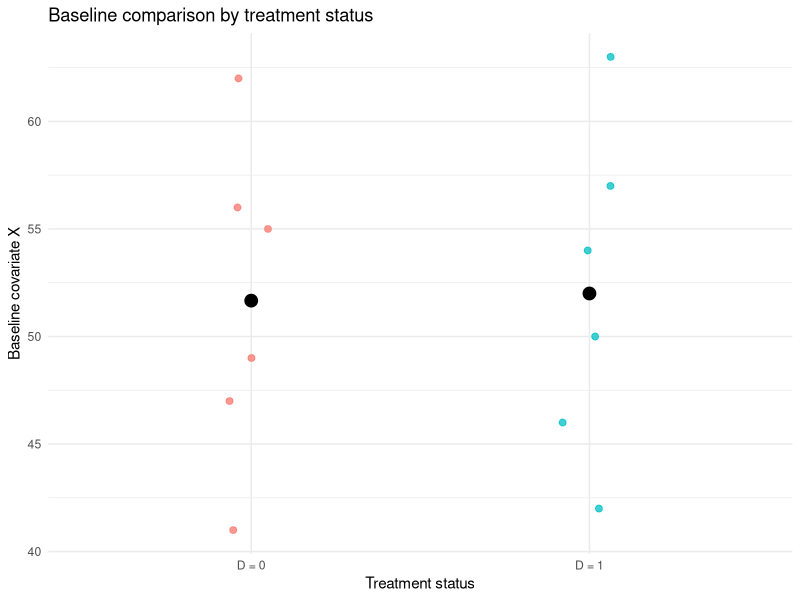
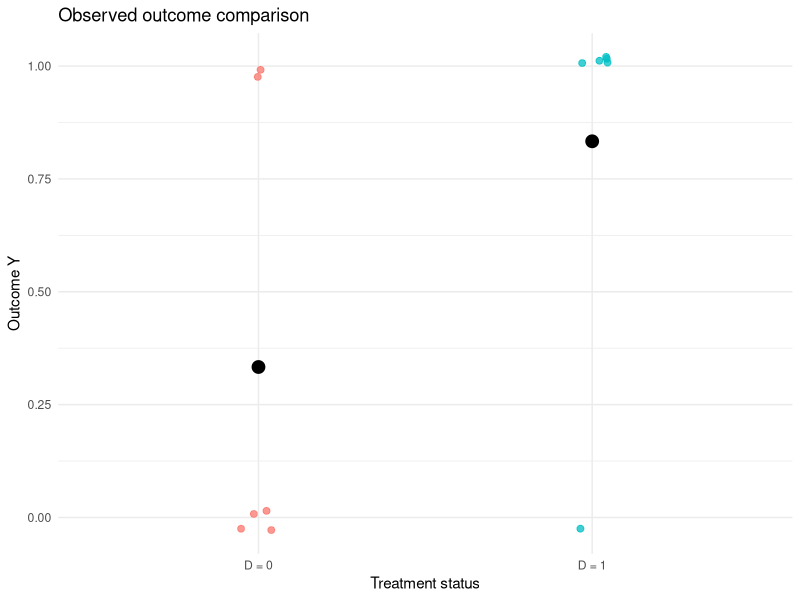

Here is the R script that generated these plots, in order:
# Seance 0: Identification strategy and independence
# Student starter script. No external data files required.
# ggplot2 is optional and used only for visualisation.

# Aim of the script:
# 1. create the tiny training dataset used in the homework;
# 2. inspect the data;
# 3. draw visual comparisons for X and Y;
# 4. leave the numerical answers for you to compute.

dat <- data.frame(
  worker = 1:12,
  D = c(1, 0, 1, 0, 1, 0, 1, 0, 1, 0, 1, 0),
  X = c(42, 41, 57, 56, 50, 49, 63, 62, 46, 47, 54, 55),
  Y = c(1, 0, 1, 0, 1, 1, 1, 0, 0, 0, 1, 1)
)

cat("\nSeance 0 starter script\n")
cat("-----------------------\n")
cat("Dataset created as dat. First rows:\n")
print(head(dat))

cat("\nProcess:\n")
cat("1. Compare baseline X for D = 1 and D = 0.\n")
cat("2. Compare observed Y for D = 1 and D = 0.\n")
cat("3. Interpret the comparison using the independence assumption, not the R command alone.\n")

# TODO for students:
# Replace ___ in the lines below in your own copy, then run them.
#
# mean_X_treated <- mean(dat$X[dat$D == ___])
# mean_X_control <- mean(dat$X[dat$D == ___])
#
# mean_Y_treated <- mean(dat$Y[dat$D == ___])
# mean_Y_control <- mean(dat$Y[dat$D == ___])
#
# naive_difference <- mean_Y_treated - ___
#
# model <- lm(Y ~ ___, data = dat)
# summary(model)

cat("\nDataviz process:\n")
cat("Plot 1 compares baseline X by treatment status: balance is reassuring, but it is not proof of independence.\n")
cat("Plot 2 compares Y by treatment status: this is the observed contrast whose causal meaning depends on the identification strategy.\n")

if (requireNamespace("ggplot2", quietly = TRUE)) {
  library(ggplot2)

  # Give the binary treatment a readable label for the x-axis and legend.
  dat$D_label <- ifelse(dat$D == 1, "D = 1", "D = 0")

  # Baseline balance plot: do treated and control workers look similar in X?
  plot_balance_x <- ggplot(dat, aes(x = D_label, y = X, colour = D_label)) +
    geom_jitter(width = 0.08, height = 0, size = 2, alpha = 0.75) +
    stat_summary(fun = mean, geom = "point", size = 4, colour = "black") +
    labs(
      title = "Baseline comparison by treatment status",
      x = "Treatment status",
      y = "Baseline covariate X"
    ) +
    theme_minimal() +
    theme(legend.position = "none")

  # Outcome plot: this visualises the treated-control comparison before any causal claim.
  plot_outcome_y <- ggplot(dat, aes(x = D_label, y = Y, colour = D_label)) +
    geom_jitter(width = 0.08, height = 0.04, size = 2, alpha = 0.75) +
    stat_summary(fun = mean, geom = "point", size = 4, colour = "black") +
    labs(
      title = "Observed outcome comparison",
      x = "Treatment status",
      y = "Outcome Y"
    ) +
    theme_minimal() +
    theme(legend.position = "none")

  if (interactive()) {
    print(plot_balance_x)
    print(plot_outcome_y)
  } else {
    cat("Plots created as plot_balance_x and plot_outcome_y. Run the script in RStudio to display them.\n")
  }
} else {
  cat("ggplot2 is not installed. To draw the figures, run install.packages(\"ggplot2\") once, then rerun this script.\n")
}
